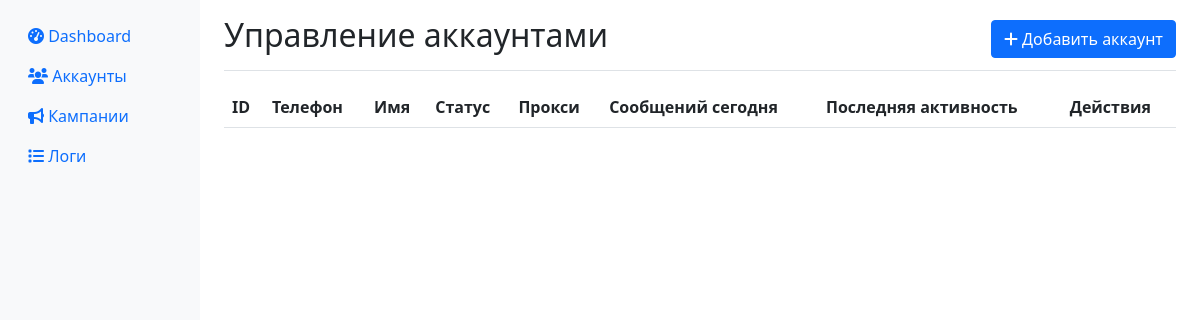
Page /accounts on the earlier database version.
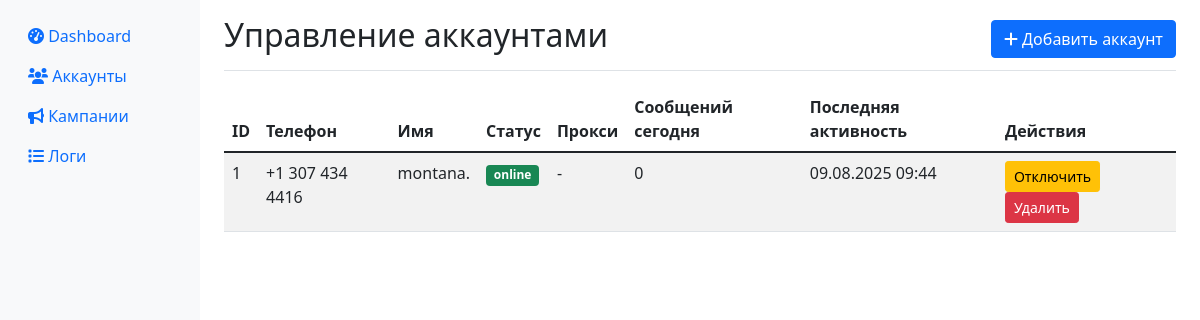
Same page on the later database version.
### app/database.py (models this page shows)
class Account(Base):
    __tablename__ = "accounts"
    id = Column(Integer, primary_key=True, index=True)
    phone = Column(String, unique=True, index=True)
    name = Column(String)
    status = Column(String, default="offline")  # online, offline, blocked, error
    session_data = Column(Text)  # зашифрованная сессия
    proxy = Column(String, nullable=True)
    created_at = Column(DateTime, default=datetime.utcnow)
    last_activity = Column(DateTime, default=datetime.utcnow)
    messages_sent_today = Column(Integer, default=0)
    messages_sent_hour = Column(Integer, default=0)
    last_message_time = Column(DateTime, nullable=True)
    is_active = Column(Boolean, default=True)

### app/web.py (the view)
@app.get("/accounts", response_class=HTMLResponse)
async def accounts_page(request: Request, db: Session = Depends(get_db)):
    accounts = db.query(Account).all()
    return templates.TemplateResponse("accounts.html", {
        "request": request,
        "accounts": accounts
    })

### templates/accounts.html (shortened to what this page needs)
{% extends "base.html" %}
{% block content %}
<div class="d-flex justify-content-between flex-wrap flex-md-nowrap align-items-center pt-3 pb-2 mb-3 border-bottom">
    <h1 class="h2">Управление аккаунтами</h1>
    <button class="btn btn-primary" data-bs-toggle="modal" data-bs-target="#addAccountModal">
        <i class="fas fa-plus"></i> Добавить аккаунт
    </button>
</div>
<div class="table-responsive">
    <table class="table table-striped">
        <thead>
            <tr>
                <th>ID</th>
                <th>Телефон</th>
                <th>Имя</th>
                <th>Статус</th>
                <th>Прокси</th>
                <th>Сообщений сегодня</th>
                <th>Последняя активность</th>
                <th>Действия</th>
            </tr>
        </thead>
        <tbody>
            {% for account in accounts %}
            <tr>
                <td>{{ account.id }}</td>
                <td>{{ account.phone }}</td>
                <td>{{ account.name or '-' }}</td>
                <td>
                    <span class="badge bg-{% if account.status == 'online' %}success{% elif account.status == 'offline' %}secondary{% elif account.status == 'error' %}danger{% else %}warning{% endif %}">
                        {{ account.status }}
                    </span>
                </td>
                <td>{{ account.proxy or '-' }}</td>
                <td>{{ account.messages_sent_today }}</td>
                <td>{{ account.last_activity.strftime('%d.%m.%Y %H:%M') if account.last_activity else '-' }}</td>
                <td>
                    <button class="btn btn-sm btn-{% if account.is_active %}warning{% else %}success{% endif %}"
                            onclick="toggleAccount({{ account.id }})">
                        {% if account.is_active %}Отключить{% else %}Включить{% endif %}
                    </button>
                    <button class="btn btn-sm btn-danger" onclick="deleteAccount({{ account.id }})">
                        Удалить
                    </button>
                </td>
            </tr>
            {% endfor %}
        </tbody>
    </table>
</div>
{% endblock %}

### templates/base.html (shortened to what this page needs)
<!DOCTYPE html>
<html lang="ru">
<head>
    <link href="https://cdn.jsdelivr.net/npm/bootstrap@5.1.3/dist/css/bootstrap.min.css" rel="stylesheet">
    <link href="https://cdnjs.cloudflare.com/ajax/libs/font-awesome/6.0.0/css/all.min.css" rel="stylesheet">
</head>
<body>
    <div class="container-fluid">
        <div class="row">
            <nav class="col-md-2 d-md-block sidebar collapse">
                <div class="position-sticky pt-3">
                    <ul class="nav flex-column">
                        <li class="nav-item">
                            <a class="nav-link" href="/">
                                <i class="fas fa-tachometer-alt"></i> Dashboard
                            </a>
                        </li>
                        <li class="nav-item">
                            <a class="nav-link" href="/accounts">
                                <i class="fas fa-users"></i> Аккаунты
                            </a>
                        </li>
                        <li class="nav-item">
                            <a class="nav-link" href="/campaigns">
                                <i class="fas fa-bullhorn"></i> Кампании
                            </a>
                        </li>
                        <li class="nav-item">
                            <a class="nav-link" href="/logs">
                                <i class="fas fa-list"></i> Логи
                            </a>
                        </li>
                    </ul>
                </div>
            </nav>
            <main class="col-md-10 ms-sm-auto px-md-4">
                {% block content %}{% endblock %}
            </main>
        </div>
    </div>
</body>
</html>

### templates/base.html (style rules this page uses)
.sidebar { min-height: 100vh; background-color: #f8f9fa; }

Differences in the rows shown:
added Account: id "1", phone "+1 307 434 4416", name "montana.", status "online", proxy "-", messages_sent_today "0", last_activity "09.08.2025 09:44", is_active "Отключить"
